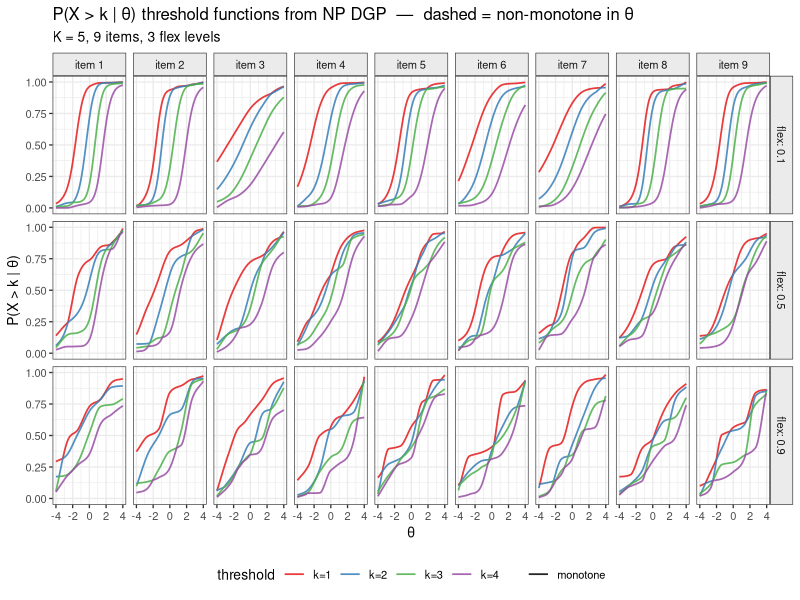

Here is the R script that generated this plot:
## diag_threshold_monotonicity.R
## Checks whether the NP DGP produces non-monotone threshold functions P(X>k|theta)
## at high flex — the proposed mechanism behind the non-monotone imv_t_oracle pattern.
##
## Output: src/diag_threshold_monotonicity.pdf

suppressPackageStartupMessages({
  library(ggplot2)
  library(dplyr)
  library(tidyr)
})

OUT <- "/home/ben/Dropbox/Apps/Overleaf/binomial_model/src"

## ── NP DGP functions (copied from gpcm_binomial_sweep_np.R) ──────────────────

gpcm_probs <- function(theta, a, b) {
  K  <- length(b) + 1L
  ln <- matrix(0, nrow = length(theta), ncol = K)
  for (k in seq_len(K - 1L))
    ln[, k + 1L] <- ln[, k] + a * (theta - b[k])
  ln <- ln - apply(ln, 1, max)
  ex <- exp(ln); ex / rowSums(ex)
}

rand_mono_spline <- function(n_knots = 7L) {
  x_k <- seq(-4, 4, length.out = n_knots)
  y_k <- sort(runif(n_knots))
  splinefun(x_k, y_k, method = "monoH.FC")
}

np_probs <- function(theta, a_j, b_j, K, flex, splines_j) {
  n       <- K - 1L
  theta_c <- pmin(pmax(theta, -4), 4)

  gpcm_cat <- gpcm_probs(theta, a_j, b_j)
  gpcm_cum <- matrix(NA_real_, length(theta), n)
  for (k in seq_len(n))
    gpcm_cum[, k] <- 1 - rowSums(gpcm_cat[, seq_len(k), drop = FALSE])

  rand_cum <- matrix(NA_real_, length(theta), n)
  for (k in seq_len(n))
    rand_cum[, k] <- pmin(pmax(splines_j[[k]](theta_c), 0), 1)

  cum <- (1 - flex) * gpcm_cum + flex * rand_cum
  if (n > 1L) cum <- t(apply(cum, 1, sort, decreasing = TRUE))

  probs <- cbind(
    1 - cum[, 1],
    if (n > 1L) cum[, seq_len(n - 1L), drop = FALSE] -
                cum[, seq_len(n - 1L) + 1L, drop = FALSE],
    cum[, n]
  )
  pmax(probs, 1e-10)
}

## ── Diagnostic ───────────────────────────────────────────────────────────────

K       <- 5L
n_bound <- K - 1L
theta_g <- seq(-4, 4, length.out = 300)
n_items <- 9L
flex_vals <- c(0.1, 0.5, 0.9)

set.seed(42)
rows <- lapply(flex_vals, function(flex) {
  lapply(seq_len(n_items), function(j) {
    a_j       <- rlnorm(1, 0, 0.5)
    b_j       <- seq(-1.5, 1.5, length.out = n_bound) + rnorm(n_bound, 0, 0.3)
    splines_j <- lapply(seq_len(n_bound), function(k) rand_mono_spline())
    probs     <- np_probs(theta_g, a_j, b_j, K, flex, splines_j)
    ## cumulative P(X > k) for k = 1 ... K-1
    cum <- t(apply(probs, 1, function(p) rev(cumsum(rev(p)))[-1]))
    data.frame(
      theta     = rep(theta_g, n_bound),
      prob      = as.vector(cum),
      threshold = factor(rep(paste0("k=", seq_len(n_bound)), each = length(theta_g))),
      item      = paste0("item ", j),
      flex      = flex
    )
  })
})
df <- do.call(rbind, do.call(c, rows))

## Flag non-monotone curves: P(X>k|theta) should be non-decreasing in theta
non_mono <- df |>
  group_by(flex, item, threshold) |>
  arrange(theta) |>
  summarize(
    is_non_monotone = any(diff(prob) < -1e-6),
    max_decrease    = if (any(diff(prob) < 0)) min(diff(prob)) else 0,
    .groups = "drop"
  )

cat("Non-monotone threshold curves by flex level:\n")
non_mono |>
  group_by(flex) |>
  summarize(
    n_curves        = n(),
    n_non_monotone  = sum(is_non_monotone),
    pct             = round(100 * mean(is_non_monotone), 1),
    worst_decrease  = round(min(max_decrease), 4),
    .groups = "drop"
  ) |> print()

cat("\nPer-item breakdown at flex=0.9:\n")
non_mono |> filter(flex == 0.9) |>
  select(item, threshold, is_non_monotone, max_decrease) |>
  arrange(item, threshold) |> print(n = 40)

## ── Plot: threshold curves coloured by monotonicity ──────────────────────────
df_flag <- df |>
  left_join(non_mono |> select(flex, item, threshold, is_non_monotone),
            by = c("flex", "item", "threshold"))

p <- ggplot(df_flag, aes(x = theta, y = prob,
                         colour = threshold,
                         linetype = is_non_monotone,
                         group = interaction(threshold, item))) +
  geom_line(linewidth = 0.6, alpha = 0.85) +
  facet_grid(flex ~ item, labeller = labeller(flex = label_both)) +
  scale_linetype_manual(values = c("FALSE" = "solid", "TRUE" = "dashed"),
                        labels = c("FALSE" = "monotone", "TRUE" = "NON-MONOTONE"),
                        name = NULL) +
  scale_colour_brewer(palette = "Set1", name = "threshold") +
  labs(
    title = "P(X > k | θ) threshold functions from NP DGP  —  dashed = non-monotone in θ",
    subtitle = sprintf("K = %d, %d items, 3 flex levels", K, n_items),
    x = "θ", y = "P(X > k | θ)"
  ) +
  theme_bw(base_size = 10) +
  theme(strip.background = element_rect(fill = "grey92"),
        legend.position  = "bottom")

ggsave(file.path(OUT, "diag_threshold_monotonicity.pdf"),
       plot = p, width = 14, height = 7, device = cairo_pdf)
message("Saved src/diag_threshold_monotonicity.pdf")
